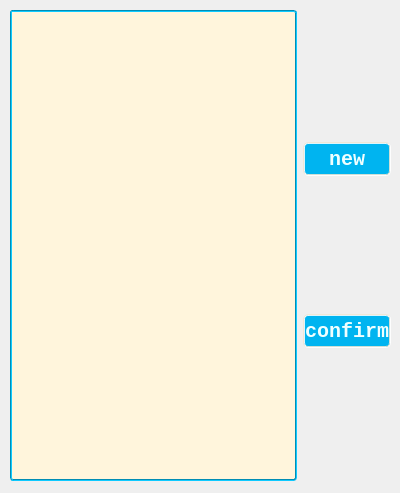
<?xml version="1.0" encoding="UTF-8"?>
<ui version="4.0">
 <class>changegroup</class>
 <widget class="QWidget" name="changegroup">
  <property name="geometry">
   <rect>
    <x>0</x>
    <y>0</y>
    <width>400</width>
    <height>493</height>
   </rect>
  </property>
  <property name="windowTitle">
   <string>Form</string>
  </property>
  <property name="styleSheet">
   <string notr="true">
QWidget
{
    /*背景色，蓝到淡黄渐变*/
    /*渐变色:rgba中最后一值为透明度,0_255&lt;-&gt;完全透明_不透明*/
    background-color: qradialgradient(cx:0.25, cy:0.25, radius:0.75, fx:0.618 fy:0.618,
                                        stop:0 rgba(20,150,220,240),
                                        stop:1 rgba(255,245,220,240));
}

#login
{
    /*宽高*/
    width: 800px;
    height: 500px;
}

#label_picture
{
    /*背景图片，注意格式*/
    border-image:url(:/res/background-images/login1.jpg) 4 4 4 4 strech strech;
    /*为logo采用特殊字体*/
    font-family: Chiller;
    font-size: 80px;
    font-weight:bold;
}


#pushButton_Login
{
    font-family:LiSu;
}


QComboBox
{
    /*背景，淡黄*/
    background: rgb(255,245,220);
    /*边框，蓝绿*/
    border-color: rgb(0,140,180);
    border-style: groove;
    border-radius: 3px;
    border-width: 2px;
    /*前景/字体*/
    color: black;
    font-family: consolas;
    font-size: 24px;
    /*内边距*/
    padding-top: 2px;
    padding-left: 2px;
    /*宽高*/
    height: 30px;
}
/*下拉框格式*/
QComboBox QAbstractItemView
{
    /*背景，淡黄*/
    background: rgb(255,245,220);
    /*前景/字体*/
    color: black;
    font-family: consolas;
    font-size: 24px;
    /*内边距*/
    padding-top: 2px;
    padding-left: 2px;
    /*宽高*/
    height: 30px;
}
/*选中效果*/
QComboBox:on
{
    padding-top: 3px;
    padding-left: 4px;
}
/*下拉箭头容器*/
QComboBox::drop-down
{
    width: 32px;
    height: 32px;
}

/*下拉箭头*/
QComboBox::down-arrow
{
    image: url(:/res/icons/xiala.png);
}
/*下拉箭头选中效果*/
QComboBox::down-arrow:on
{
    image: url(:/res/icons/shangla.png);
}


QCheckBox
{
    /*前景/字体*/
    color: black;
    font-family: consolas;
    font-size: 24px;
    /*内边距*/
    padding-left:5px;
}

/*按钮*/
QPushButton,QRadioButton
{
    /*背景，偏深蓝*/
    background-color: rgb(0,180,240);
    /*边框,淡黄*/
    border-color: rgba(240,230,210,220);
    border-radius: 5px;
    border-style: groove;
    border-width: 2px;
    /*前景/字体，淡蓝*/
    color: rgb(240,255,255);
    font-family: consolas;
    font-size: 20px;
    font-weight:bold;
    /*内边距*/
    /*宽高*/
    height:30px;
}

/*悬停时，背景变为淡蓝色，字体变为白色*/
QRadioButton:hover,QPushButton:hover
{
    background-color: rgb(100,180,250);
    color: white;
}

/*按下时，背景变为蓝绿色，显示边框效果*/
QPushButton:pressed,QRadioButton:pressed
{
    /*背景*/
    background-color: rgb(0,140,180);
    /*边框*/
    border-style: inset;
    /*前景/字体*/
    color: white;
    /*内边距*/
    padding-left:2px;
    padding-top:2px;
}


QLabel
{
    font-family: consolas;
    font-size: 24px;
    font-weight:bold;
    /*设置QLabel字体为居中*/
    qproperty-alignment:AlignCenter;
}


QLineEdit,QTableWidget
{
    /*背景，淡黄*/
    background: rgb(255,245,220);
    /*选中背景，蓝色*/
    selection-background-color: rgb(10, 140, 220);
    /*边框，蓝绿*/
    border-color: rgb(0,140,180);
    border-style: groove;
    border-radius: 3px;
    border-width: 2px;
    /*前景/字体*/
    color: black;
    font-family: consolas;
    font-size: 24px;
    /*宽高*/
    height: 30px;
}
</string>
  </property>
  <widget class="QWidget" name="">
   <property name="geometry">
    <rect>
     <x>10</x>
     <y>10</y>
     <width>381</width>
     <height>471</height>
    </rect>
   </property>
   <layout class="QHBoxLayout" name="horizontalLayout">
    <item>
     <widget class="QTableWidget" name="tableWidget_changegroup"/>
    </item>
    <item>
     <layout class="QVBoxLayout" name="verticalLayout">
      <property name="leftMargin">
       <number>0</number>
      </property>
      <item>
       <spacer name="verticalSpacer">
        <property name="orientation">
         <enum>Qt::Vertical</enum>
        </property>
        <property name="sizeType">
         <enum>QSizePolicy::Fixed</enum>
        </property>
        <property name="sizeHint" stdset="0">
         <size>
          <width>20</width>
          <height>40</height>
         </size>
        </property>
       </spacer>
      </item>
      <item>
       <widget class="QPushButton" name="pushButton_new">
        <property name="minimumSize">
         <size>
          <width>85</width>
          <height>30</height>
         </size>
        </property>
        <property name="text">
         <string>new</string>
        </property>
       </widget>
      </item>
      <item>
       <spacer name="verticalSpacer_2">
        <property name="orientation">
         <enum>Qt::Vertical</enum>
        </property>
        <property name="sizeType">
         <enum>QSizePolicy::Minimum</enum>
        </property>
        <property name="sizeHint" stdset="0">
         <size>
          <width>20</width>
          <height>40</height>
         </size>
        </property>
       </spacer>
      </item>
      <item>
       <widget class="QPushButton" name="pushButton_confirm">
        <property name="minimumSize">
         <size>
          <width>85</width>
          <height>30</height>
         </size>
        </property>
        <property name="text">
         <string>confirm</string>
        </property>
       </widget>
      </item>
      <item>
       <spacer name="verticalSpacer_3">
        <property name="orientation">
         <enum>Qt::Vertical</enum>
        </property>
        <property name="sizeType">
         <enum>QSizePolicy::Fixed</enum>
        </property>
        <property name="sizeHint" stdset="0">
         <size>
          <width>20</width>
          <height>40</height>
         </size>
        </property>
       </spacer>
      </item>
     </layout>
    </item>
   </layout>
  </widget>
 </widget>
 <resources/>
 <connections/>
</ui>
